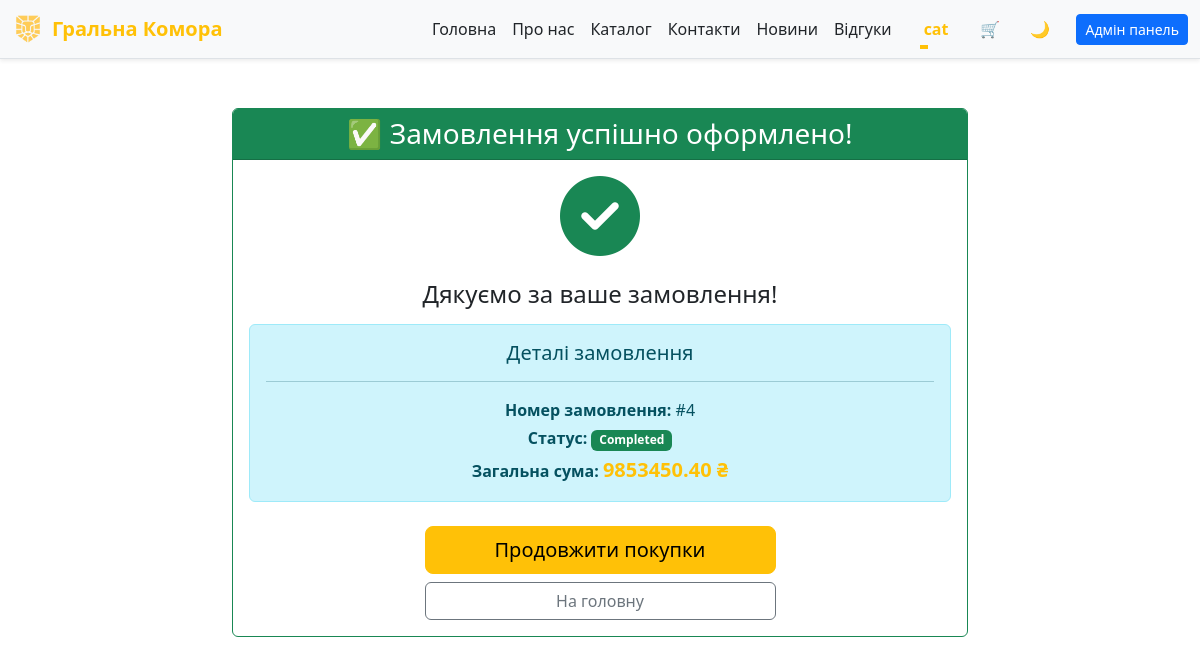
Page /order_success/4 (signed in) on the committed database.
### app/models/user.py (models this page shows, shortened)
class User(db.Model):
    __tablename__ = 'users'
    PRIVILEGE_TIERS = {
        'Default': {
            'label': 'Default',
            'discount_percent': 0,
            'badge_class': 'secondary'
        },
        'Gold': {
            'label': 'Gold',
            'discount_percent': 5,
            'badge_class': 'warning'
        },
        'Diamond': {
            'label': 'Diamond',
            'discount_percent': 10,
            'badge_class': 'info'
        },
        'VIP': {
            'label': 'VIP',
            'discount_percent': 20,
            'badge_class': 'purple'
        },
    }
    ALLOWED_STATUSES = {'User', 'Admin', 'Moder'}
    id = db.Column(db.Integer, primary_key=True, autoincrement=True)
    nickname = db.Column(db.String(80), unique=True, nullable=False)
    email = db.Column(db.String(120), unique=True, nullable=False)
    password = db.Column(db.String(200), nullable=False)
    status = db.Column(db.String(20), default='User')
    privilege = db.Column(db.String(20), default='Default')
    @property
    def privilege_info(self):
        return self.PRIVILEGE_TIERS.get(self.privilege, self.PRIVILEGE_TIERS['Default'])
    @property
    def privilege_label(self):
        return self.privilege_info['label']
    @property
    def discount_percent(self):
        return self.privilege_info['discount_percent']

### app/models/order.py (models this page shows, shortened)
class Order(db.Model):
    __tablename__ = 'orders'
    id = db.Column(db.Integer, primary_key=True)
    user_id = db.Column(db.Integer, db.ForeignKey('users.id'), nullable=False)  # <-- тільки один раз
    user = db.relationship("User", backref="orders")  # <-- зв’язок з User
    total_amount = db.Column(db.Float, nullable=False)  # Загальна сума замовлення
    status = db.Column(db.String(50), default='In process', nullable=False)  # completed, cancelled, etc.
    items = db.Column(db.JSON, nullable=False, default=list)

### app/routes.py (the view)
@main.route('/order_success/<int:order_id>')
@login_required
def order_success(order_id):
    order = Order.query.filter_by(id=order_id, user_id=g.current_user.id).first()
    if not order:
        abort(404)
    return render_template('order_success.html', order=order, isFooter=False)

### app/routes.py (called while the page is built)
def login_required(view_func):
    @wraps(view_func)
    def wrapper(*args, **kwargs):
        if not getattr(g, 'current_user', None):
            flash('Увійдіть, щоб продовжити.', 'warning')
            return redirect(url_for('main.index'))
        return view_func(*args, **kwargs)
    return wrapper

@main.before_app_request
def load_current_user():
    user_id = session.get('user_id')
    g.current_user = User.query.get(user_id) if user_id else None

@main.app_context_processor
def inject_current_user():
    return {'current_user': getattr(g, 'current_user', None)}

### app/templates/order_success.html (shortened to what this page needs)
{% extends 'base.html' %}
{% block content %}
<div class="container mt-5">
    <div class="row justify-content-center">
        <div class="col-md-8">
            <div class="card border-success">
                <div class="card-header bg-success text-white text-center">
                    <h3 class="mb-0">✅ Замовлення успішно оформлено!</h3>
                </div>
                <div class="card-body text-center">
                    <div class="mb-4">
                        <i class="fas fa-check-circle text-success" style="font-size: 5rem;"></i>
                    </div>
                    <h4 class="mb-3">Дякуємо за ваше замовлення!</h4>
                    <div class="alert alert-info">
                        <h5 class="alert-heading">Деталі замовлення</h5>
                        <hr>
                        <p class="mb-1"><strong>Номер замовлення:</strong> #{{ order.id }}</p>
                        <p class="mb-1"><strong>Статус:</strong>
                            <span class="badge bg-success">{{ order.status }}</span>
                        </p>
                        <p class="mb-0"><strong>Загальна сума:</strong>
                            <span class="text-warning fw-bold fs-5">{{ "%.2f"|format(order.total_amount) }} ₴</span>
                        </p>
                    </div>
                    <div class="d-grid gap-2 col-md-6 mx-auto mt-4">
                        <a href="{{ url_for('main.catalog') }}" class="btn btn-warning btn-lg">
                            Продовжити покупки
                        </a>
                        <a href="{{ url_for('main.index') }}" class="btn btn-outline-secondary">
                            На головну
                        </a>
                    </div>
                </div>
            </div>
        </div>
    </div>
</div>
{% endblock %}

### app/templates/components/header.html (shortened to what this page needs)
<header class="navbar fixed-top navbar-expand-lg border-bottom bg-body-tertiary shadow-sm animate-navbar">
  <div class="container-fluid">
    <a href="/" class="navbar-brand d-flex align-items-center animate__animated animate__fadeInLeft"
      style="animation-delay: 0.5s; animation-fill-mode: both;">
      <img src="static/images/logo.png" alt="Logo" width="32" height="32" class="me-2">
      <span class="fw-bold text-warning">Гральна Комора</span>
    </a>
    <div class="collapse navbar-collapse justify-content-end" id="navbarNav">
      <ul class="navbar-nav align-items-center mb-2 mb-lg-0">
        <li class="nav-item"><a href="/" class="nav-link">Головна</a></li>
        <li class="nav-item"><a href="/about" class="nav-link">Про нас</a></li>
        <li class="nav-item"><a href="/catalog" class="nav-link">Каталог</a></li>
        <li class="nav-item"><a href="/contacts" class="nav-link">Контакти</a></li>
        <li class="nav-item"><a href="/news" class="nav-link">Новини</a></li>
        {% if current_user %}
        <li class="nav-item"><a href="/feedback" class="nav-link">Відгуки</a></li>
        {% endif %}
        {% if not current_user %}
        <li class="nav-item d-none d-lg-block ms-2">
          <button id="login-desktop"
            class="login-btn desktop d-none d-lg-flex align-items-center justify-content-center ms-3">
            <div class="svg-wrapper-1">
              <div class="svg-wrapper">
                <svg xmlns="http://www.w3.org/2000/svg" viewBox="0 0 512 512" width="24" height="24">
                  <path
                    d="M256 0C114.6 0 0 114.6 0 256s114.6 256 256 256 256-114.6 256-256S397.4 0 256 0zm0 80c48.6 0 88 39.4 88 88s-39.4 88-88 88-88-39.4-88-88 39.4-88 88-88zm0 384c-52.9 0-99.8-23.9-131.4-61.4 2.1-43.8 87.6-67.9 131.4-67.9s129.3 24.1 131.4 67.9C355.8 440.1 308.9 464 256 464z" />
                </svg>
              </div>
            </div>
            <span>Вхід</span>
          </button>
        </li>
        {% else %}
        <li class="nav-item dropdown d-none d-lg-block ms-3">
          <a class="nav-link dropdown-toggle fw-semibold text-warning" href="#" role="button"
            data-bs-toggle="dropdown" aria-expanded="false">
            {{ current_user.nickname }}
          </a>
        </li>
        {% endif %}
        <li class="nav-item d-none d-lg-block ms-2">
          <a href="/cart" class="text-decoration-none" data-cart-link="true">
            <button id="cart-button-desktop"
              class="nav-btn btn-yellow-hover rounded-circle border-0 p-2 d-none d-lg-inline-flex ms-lg-2 position-relative"
              style="width: 40px; height: 40px;" aria-label="Відкрити кошик">
              🛒
            </button>
          </a>
        </li>
        <li class="nav-item d-none d-lg-block ms-2">
          <button id="theme-toggle-desktop" class="nav-btn rounded-circle border-0 p-2"
            style="width: 40px; height: 40px;">
          </button>
        </li>
        {% if current_user and current_user.status in ['Admin', 'Moder'] %}
        <li class="nav-item d-none d-lg-block ms-3">
          <a href="{{ url_for('main.admin') }}" class="btn btn-primary btn-sm">
            Адмін панель
          </a>
        </li>
        {% endif %}
      </ul>
    </div>
  </div>
</header>

### app/static/css/style.css (style rules this page uses)
:root, [data-bs-theme="light"] { --bs-body-bg: #f8f9fa; --bs-body-color: #212529; --bs-primary: #EF8354; --bs-secondary: #4e555b; --nav-btn-hover-bg: #4e555b; --login-color: #e0e1e3; --login-color1: #f8f9fa; }
.animate-navbar { animation: fadeIn 1.2s ease-out, slideDown 1.2s ease-out; }
.navbar.fixed-top { z-index: 1050; }
.nav-link { position: relative; transition: color 0.3s ease-in-out; color: var(--bs-body-color) !important; text-decoration: none; }
.nav-link::after { content: ''; position: absolute; bottom: 0; left: 0; height: 2px; width: 0; background-color: #ffc107; transition: width 0.3s ease-in-out; }
body { padding-top: 60px; transition: background-color 0.5s ease, color 0.5s ease; position: relative; overflow-x: hidden; }
.nav-btn { width: 40px; height: 40px; border: none; background: none; box-shadow: none; }
.nav-btn { width: 40px; height: 40px; border: none; background: none; box-shadow: none; cursor: pointer; border-radius: 50%; transition: background 0.3s ease-in-out, box-shadow 0.3s ease-in-out, transform 0.2s ease-in-out; }
.card { animation: fadeInUp 0.6s ease-out; animation-fill-mode: both; }
.card:nth-child(1) { animation-delay: 0.1s; }
.card .btn { transition: all 0.3s cubic-bezier(0.68, -0.55, 0.265, 1.55); }
.badge { animation: pulse 2s infinite; }
body, .card, .modal-content, .landing-section, .form-control, h1, h2, h3, h4, h5, h6, p, span, i, div { transition: background-color 0.3s ease, color 0.3s ease, border-color 0.3s ease, box-shadow 0.3s ease; }

### app/static/css/feedback.css (style rules this page uses)
:root, [data-bs-theme="light"] { --bs-body-bg: #f8f9fa; --input-color: #e0e1e3; --border-color: #ced4da; --focus-shadow-color: rgba(255, 193, 7, 0.5); --focus-border-color: #ffc107; --focus-bg-color: #ffffff; --focus-text-color: #212529; }

### rows in the picture
User: nickname "cat"
Order: id "4", status "Completed", total_amount "9853450.40"
